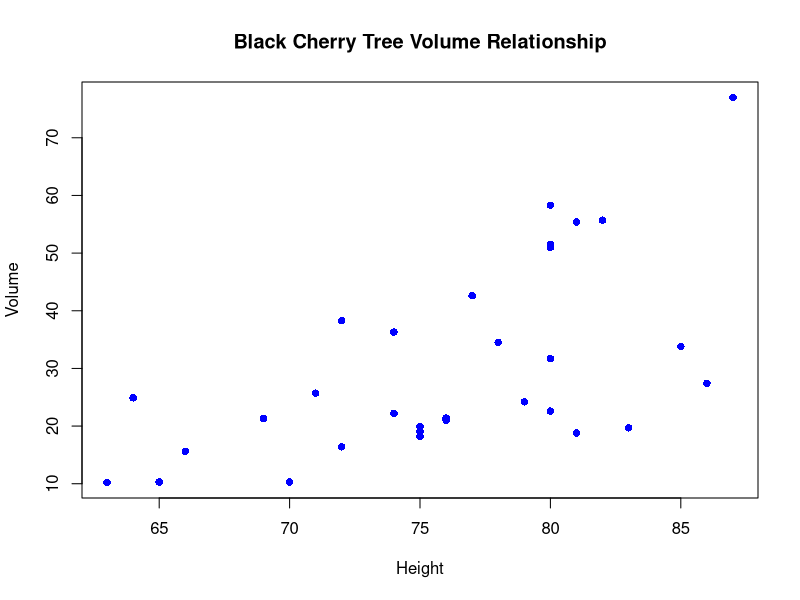
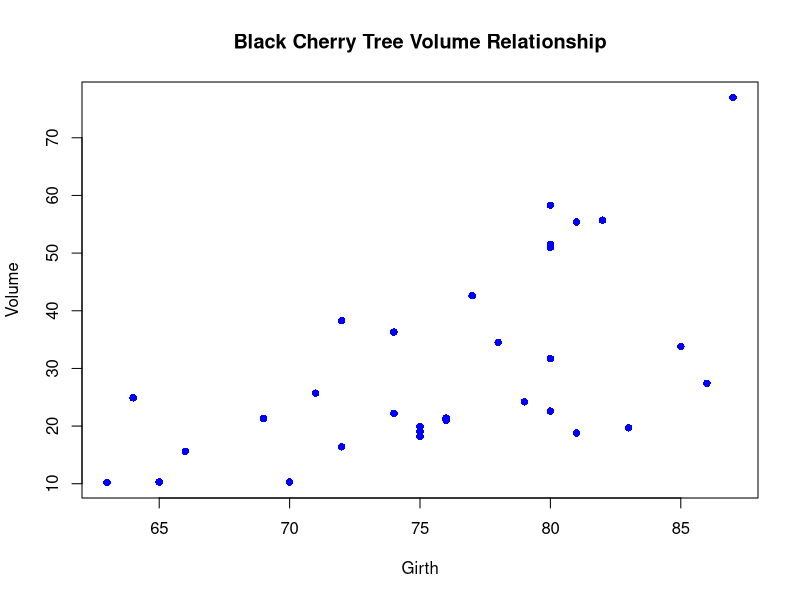
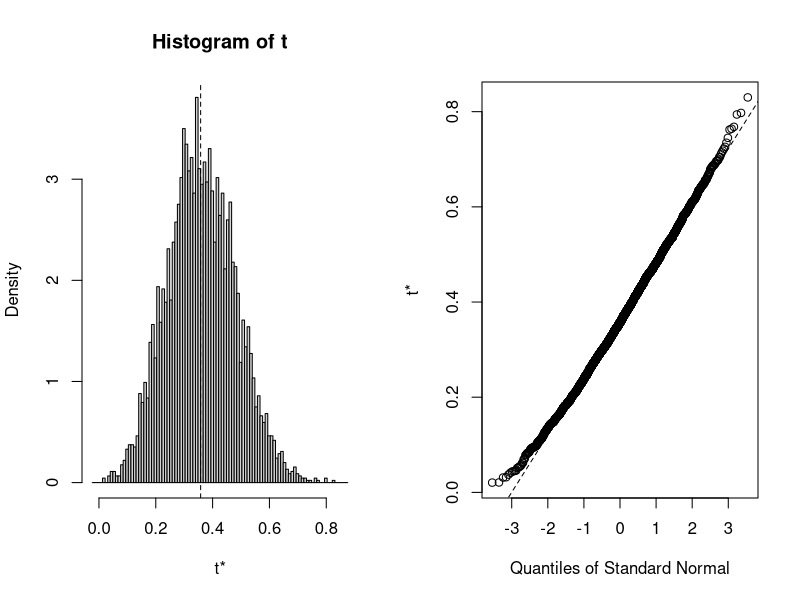
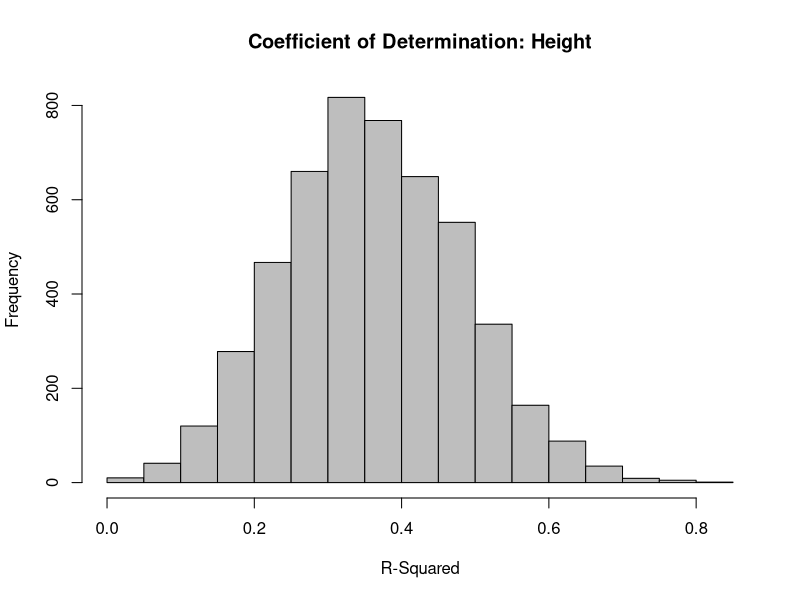
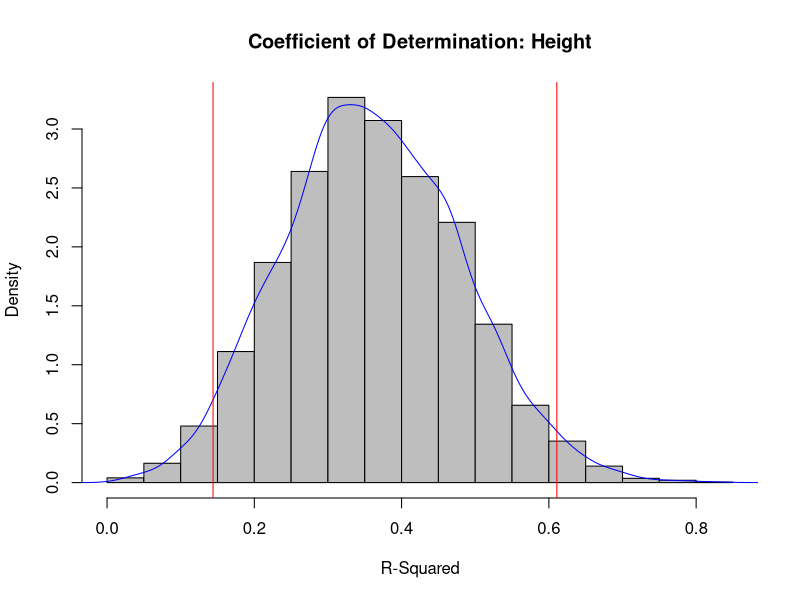
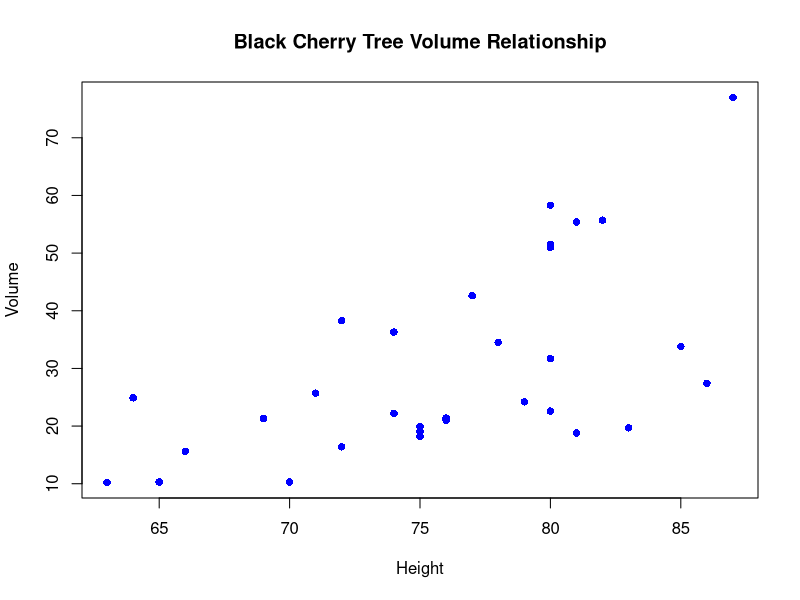
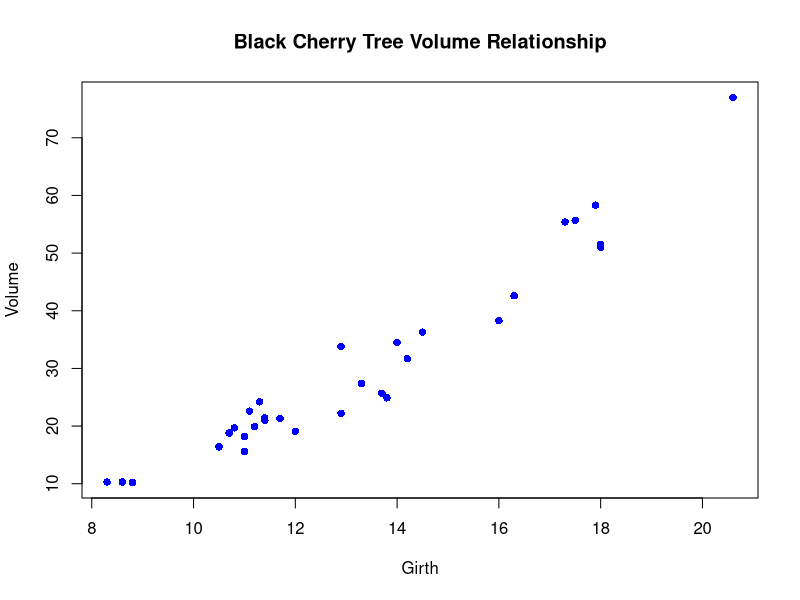
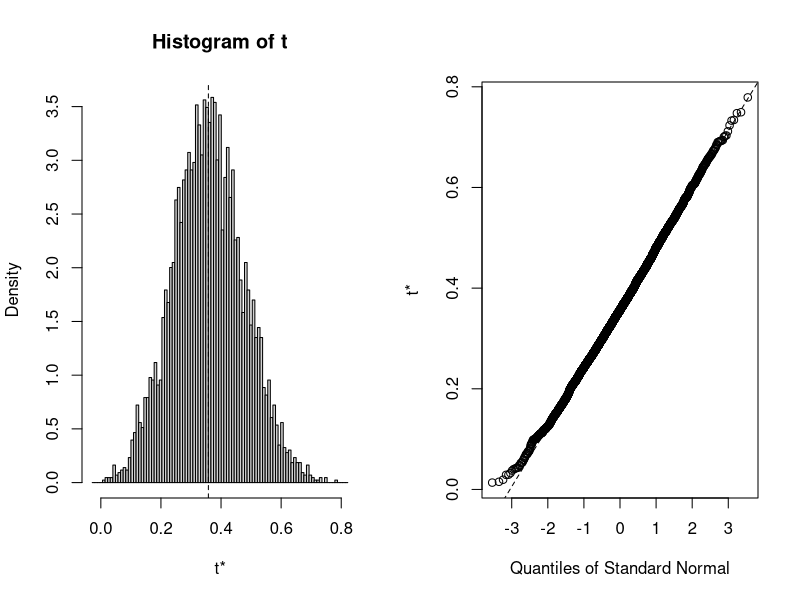

Reproduce these figures in R, in order.
# http://people.tamu.edu/~alawing/materials/ESSM689/Btutorial.pdf


# https://www.statmethods.net/advstats/bootstrapping.html

library(boot)
head(trees)

plot(Volume ~ Height,  data = trees,
     main = 'Black Cherry Tree Volume Relationship',
     xlab = 'Height',
     ylab = 'Volume',
     pch = 16,
     col = 'blue'
)


plot(Volume ~ Height, data = trees,
     main = 'Black Cherry Tree Volume Relationship',
     xlab = 'Girth',
     ylab = 'Volume',
     pch = 16,
     col = 'blue')

# foo = function(parameter1, parameter2, ... parametern) {
#     bar = * do something to data passed as parameters * return(bar)
# }

sample_mean = function(data, indices) {
    sample = data[indices,]
    bar = mean(sample)
    return(bar)
}

# Calculate the mean of the bootstrap sample

# Creates the bootstrap sample (i.e., subset the provided data by the “indices” parameter).  “indices” is automatically provided by the “boot” function; this is the sampling with replacement portion of bootstrapping

volume_estimate = function(data, indices)
{

        d = data[indices,]
        H_relationship = lm(d$Volume ~ d$Height, data = d)
        H_r_sq = summary(H_relationship)$r.square

        G_relationship = lm(d$Volume ~ d$Girth, data = d)
        G_r_sq = summary(G_relationship)$r.square

        G_H_ratio = d$Girth / d$Height
        G_H_relationship = lm(d$Volume ~ G_H_ratio, data = d)

        G_H_r_sq = summary(G_H_relationship)$r.square
        combined_relationship = lm(d$Volume ~ d$Height + d$Girth, data = d)

        combined_r_sq = summary(combined_relationship)$r.square
        combined_2_relationship = lm(d$Volume ~ d$Height + d$Girth + G_H_ratio, data = d)

        combined_2_r_sq = summary(combined_2_relationship)$r.square
        relationships = c(H_r_sq, G_r_sq, G_H_r_sq, combined_r_sq, combined_2_r_sq)

        return(relationships)
}

# Conduct the bootstrapping–Use “boot” function:
results = boot(data = trees, statistic = volume_estimate, R = 5000)

print(results)

plot(results, index = 1)
# relationships = c(H_r_sq, G_r_sq, G_H_r_sq, combined_r_sq, combined_2_r_sq)

confidence_interval_H = boot.ci(results, index = 1, conf = 0.95, type = "bca")
print(confidence_interval_H)

ci_H = confidence_interval_H$bca[ , c(4, 5)]
print(ci_H)


hist(results$t[,1],
     main = 'Coefficient of Determination: Height',
     xlab = 'R-Squared',
     col = 'grey')

hist(results$t[,1],
     main = 'Coefficient of Determination: Height',
     xlab = 'R-Squared',
     col = 'grey',
     prob = T)
lines(density(results$t[,1]), col = 'blue')

abline(v = ci_H, col = 'red')


# Tutorial ====================================================================
# http://people.tamu.edu/~alawing/materials/ESSM689/Btutorial.R

# Load the "boot" library, which contains the bootstrap functionality.
library(boot)

# Investigate the 'trees' dataset.  Interested in what is a better estimator of
# tree volume: height or girth.
head(trees)

# View scatterplot of girth vs. volume and height vs. volume
plot(
    trees$Volume ~ trees$Height,
    main = 'Black Cherry Tree Volume Relationship',
    xlab = 'Height',
    ylab = 'Volume',
    pch = 16,
    col = 'blue'
)
plot(
    trees$Volume ~ trees$Girth,
    main = 'Black Cherry Tree Volume Relationship',
    xlab = 'Girth',
    ylab = 'Volume',
    pch = 16,
    col = 'blue'
)

# Create function that will be applied to each bootstrap sample
# Evalutate a series of linear regressions to see which variable combinations
# result in the highest coefficients of determination to model Black Cherry tree volume.
volume_estimate = function(data, indices) {
    d = data[indices,]
    H_relationship = lm(d$Volume ~ d$Height, data = d)
    H_r_sq = summary(H_relationship)$r.square
    G_relationship = lm(d$Volume ~ d$Girth, data = d)
    G_r_sq = summary(G_relationship)$r.square
    G_H_ratio = d$Girth / d$Height
    G_H_relationship = lm(d$Volume ~ G_H_ratio, data = d)
    G_H_r_sq = summary(G_H_relationship)$r.square
    combined_relationship = lm(d$Volume ~ d$Height + d$Girth, data = d)
    combined_r_sq = summary(combined_relationship)$r.square
    combined_2_relationship = lm(d$Volume ~ d$Height + d$Girth + G_H_ratio, data = d)
    combined_2_r_sq = summary(combined_2_relationship)$r.square
    #try removing height from combined_2 to show that although height on its own is not very predictive,
    #it adds value to the combined_2 model
    relationships = c(H_r_sq, G_r_sq, G_H_r_sq, combined_r_sq, combined_2_r_sq)
    return(relationships)
}

# Execute the bootstrap function
results = boot(data = trees,
               statistic = volume_estimate,
               R = 5000)

# View the results of the bootstrap
print(results)

#Plot the results of the bootstrap
# Height
plot(results, index = 1)
# Girth
plot(results, index = 2)
# Girth / Height
plot(results, index = 3)
# Girth and Height
plot(results, index = 4)
# Girth, Height, and Girth / Height
plot(results, index = 5)

# Calculate and view the 95% confidence interval using the 'Bias corrected and accelerated method'
# Note that this is calculated for each item (i.e., each linear model) in the bootstrap object.

# Height
confidence_interval_H = boot.ci(results,
                                index = 1,
                                conf = 0.95,
                                type = 'bca')
print(confidence_interval_H)
ci_H = confidence_interval_H$bca[, c(4, 5)]
print(ci_H)

# Girth
confidence_interval_G = boot.ci(results,
                                index = 2,
                                conf = 0.95,
                                type = 'bca')
print(confidence_interval_G)
ci_G = confidence_interval_G$bca[, c(4, 5)]
print(ci_G)

# Girth / Height
confidence_interval_GH = boot.ci(results,
                                 index = 3,
                                 conf = 0.95,
                                 type = 'bca')
print(confidence_interval_GH)
ci_GH = confidence_interval_GH$bca[, c(4, 5)]
print(ci_GH)

# Girth and Height
confidence_interval_com = boot.ci(results,
                                  index = 4,
                                  conf = 0.95,
                                  type = 'bca')
print(confidence_interval_com)
ci_com = confidence_interval_com$bca[, c(4, 5)]
print(ci_com)

# Girth, Height, and Girth / Height
confidence_interval_com2 = boot.ci(results,
                                   index = 5,
                                   conf = 0.95,
                                   type = 'bca')
print(confidence_interval_com2)
ci_com2 = confidence_interval_com2$bca[, c(4, 5)]
print(ci_com2)

# Visualize R-Squared values for the various linear models
# View kernel density estimates and 95% confidence intervals

hist(results$t[, 1],
     main = 'Coefficient of Determination: Height',
     xlab = 'R-Squared',
     col = 'grey')
hist(
    results$t[, 1],
    main = 'Coefficient of Determination: Height',
    xlab = 'R-Squared',
    col = 'grey',
    prob = T
)
lines(density(results$t[, 1]), col = 'blue')
abline(v = ci_H, col = 'red')

hist(results$t[, 2],
     main = 'Coefficient of Determination: Girth',
     xlab = 'R-Squared',
     col = 'grey')
hist(
    results$t[, 2],
    main = 'Coefficient of Determination: Girth',
    xlab = 'R-Squared',
    col = 'grey',
    prob = T
)
lines(density(results$t[, 2]), col = 'blue')
abline(v = ci_G, col = 'red')

hist(results$t[, 3],
     main = 'Coefficient of Determination: Girth / Height',
     xlab = 'R-Squared',
     col = 'grey')
hist(
    results$t[, 3],
    main = 'Coefficient of Determination: Girth / Height',
    xlab = 'R-Squared',
    col = 'grey',
    prob = T
)
lines(density(results$t[, 3]), col = 'blue')
abline(v = ci_GH, col = 'red')

hist(results$t[, 4],
     main = 'Coefficient of Determination: Girth and Height',
     xlab = 'R-Squared',
     col = 'grey')
hist(
    results$t[, 4],
    main = 'Coefficient of Determination: Girth and Height',
    xlab = 'R-Squared',
    col = 'grey',
    prob = T
)
lines(density(results$t[, 4]), col = 'blue')
abline(v = ci_com, col = 'red')

hist(results$t[, 5],
     main = 'Coefficient of Determination: Girth, Height, and Girth / Height',
     xlab = 'R-Squared',
     col = 'grey')
hist(
    results$t[, 5],
    main = 'Coefficient of Determination: Girth, Height, and Girth / Height',
    xlab = 'R-Squared',
    col = 'grey',
    prob = T
)
lines(density(results$t[, 5]), col = 'blue')
abline(v = ci_com2, col = 'red')



# Demo ========================================================================
# http://people.tamu.edu/~alawing/materials/ESSM689/Bdemo.R

# Load the "boot" library, which contains the bootstrap functionality.
library(boot)

# Create a subset of data from "iris" dataset.  Get 10 of species versicolor and 10
# of species virginica.  Get sepal width information as well.
small_iris = iris[c(51:60, 101:110), c("Sepal.Width", "Species")]

# View the data.
small_iris
summary(small_iris)
boxplot(small_iris$Sepal.Width ~ small_iris$Species,
        xlab = 'Species',
        ylab = 'Sepal Width')
mean_difference_original = mean(small_iris$Sepal.Width[small_iris$Species == 'versicolor']) - mean(small_iris$Sepal.Width[small_iris$Species == 'virginica'])
cat("The difference in mean sepal width is", mean_difference_original)

## Null and alternative hypotheses to be tested ##
# H0: There is no difference in mean sepal width between virginica and versicolor
# Ha: There is a difference in mean sepal width between virginica and versicolor


# Create a function that will calculate the mean difference in sepal width
# between the two species.  This is the function that will be called on each
# sample created by the bootstrap procedure.
delta_mean_width = function(data, indices) {
    # Allows the boot function to resample the original dataset with replacement, creating
    # the individual bootstrap samples.
    d = data[indices, ]
    # Calculates the difference in the mean sepal width of the two species.
    # Notice that the function operates on 'd', the newly created sample, and not on the original sample 'small_iris'
    mean_difference = mean(d$Sepal.Width[d$Species == 'versicolor']) - mean(d$Sepal.Width[d$Species == 'virginica'])
    return(mean_difference)
}

# Conduct the bootstrap procedure, R number of resamples. This is a non-parametric bootstrap.
results = boot(data = small_iris,
               statistic = delta_mean_width,
               R = 1000)
# View the output of the boot function
results
# View the plots of the resultant boot object
plot(results)
# Calculate and view the 95% confidence interval using the 'Bias corrected and accelerated method'
confidence_interval = boot.ci(results, conf = 0.95, type = 'bca')
print(confidence_interval)

# Get confidence interval values
ci = confidence_interval$bca[c(4, 5)]

# View first (and last) six results of the bootstrap.  These values are the respective
# sample number and mean sepal width difference.
head(results$t)
tail(results$t)

# Create a boxplot and histogram of the results to visualize the bootstrap process.
# 95% confidence intervals plotted in red, kernel density estimation plotted in blue
boxplot(results$t,
        main = 'Difference in Mean Sepal Width: Iris versicolor vs. Iris virginica',
        ylab = 'Difference in Mean Sepal Width (cm)',
        col = 'grey')
abline(h = ci, col = 'red')
hist(results$t,
     main = 'Difference in Mean Sepal Width: Iris versicolor vs. Iris virginica',
     xlab = 'Difference in Mean Sepal Width (cm)',
     col = 'grey')
hist(
    results$t,
    main = 'Difference in Mean Sepal Width: Iris versicolor vs. Iris virginica',
    xlab = 'Difference in Mean Sepal Width (cm)',
    col = 'grey',
    prob = T
)
lines(density(results$t), col = 'blue')
abline(v = ci, col = 'red')
